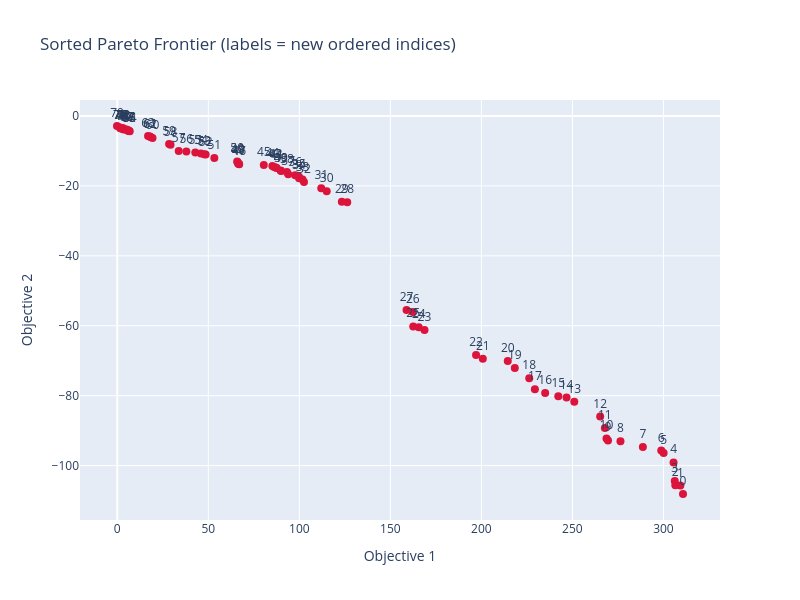
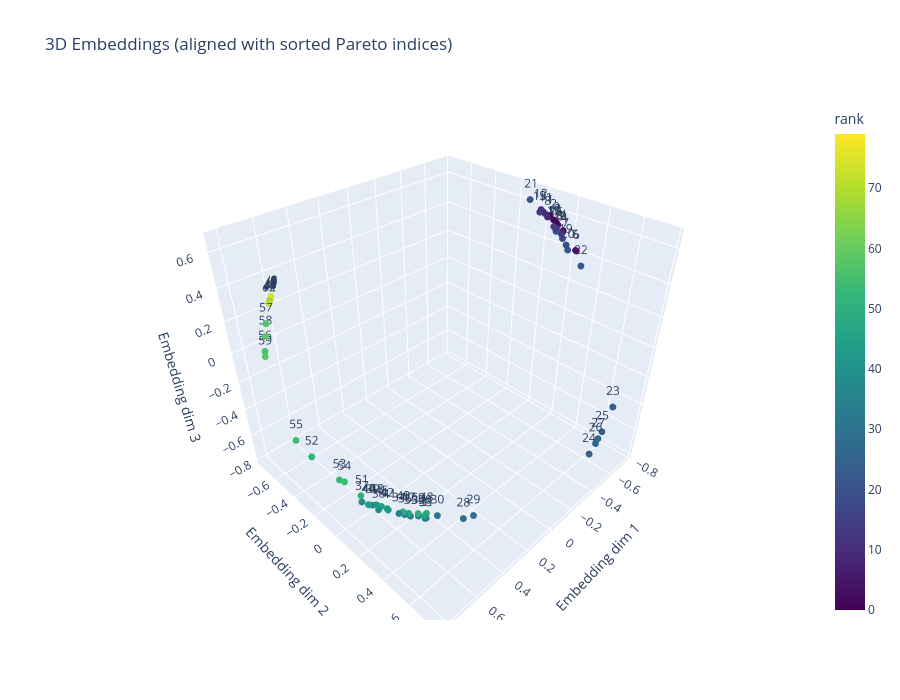

Notebook code cell kept with these figures, in order:
### Code cell
import numpy as np
import pandas as pd
import plotly.graph_objects as go

# --- assume you already have these numpy arrays ---
# returns: shape (N, 2)
# embeddings: shape (N, 3) or (N, D)
# example for testing:
# returns = np.random.rand(50, 2)
# embeddings = np.random.rand(50, 3)

# --- Sort lexicographically and keep mapping ---
sort_idx = np.lexsort(returns.T)
sorted_pf = returns[sort_idx]

# --- Build dataframe ---
df = pd.DataFrame({
    "obj1": sorted_pf[:, 0],
    "obj2": sorted_pf[:, 1],
    "rank": np.arange(len(sort_idx)),     # new ordered index
    "orig_idx": sort_idx                  # original index
})

# --- 2D Pareto frontier visualization ---
fig2d = go.Figure()

fig2d.add_trace(go.Scatter(
    x=df["obj1"],
    y=df["obj2"],
    mode="markers+text",
    text=df["rank"].astype(str),
    textposition="top center",
    marker=dict(size=8, color="crimson"),
    customdata=np.stack([df["rank"], df["orig_idx"]], axis=-1),
    hovertemplate=(
        "new idx (rank)=%{customdata[0]}<br>"
        "original idx=%{customdata[1]}<br>"
        "obj1=%{x:.3f}<br>"
        "obj2=%{y:.3f}<extra></extra>"
    ),
    name="Pareto (sorted)"
))

fig2d.update_layout(
    width=800, height=600,
    title="Sorted Pareto Frontier (labels = new ordered indices)",
    xaxis_title="Objective 1",
    yaxis_title="Objective 2"
)

fig2d.write_html("cheetah.html")
fig2d.show()


# --- 3D embeddings visualization aligned with sorted indices ---
emb3 = all_t_e100[:, :3]           # take first 3 dims if more
emb3_sorted = emb3[sort_idx]       # reorder same as returns

fig3d = go.Figure()

# points labeled by new sorted index
fig3d.add_trace(go.Scatter3d(
    x=emb3_sorted[:, 0],
    y=emb3_sorted[:, 1],
    z=emb3_sorted[:, 2],
    mode="markers+text",
    text=df["rank"].astype(str),
    textposition="top center",
    marker=dict(
        size=4,
        color=df["rank"],
        colorscale="Viridis",
        colorbar=dict(title="rank")
    ),
    customdata=np.stack([df["rank"], df["orig_idx"]], axis=-1),
    hovertemplate=(
        "new idx (rank)=%{customdata[0]}<br>"
        "original idx=%{customdata[1]}<br>"
        "x=%{x:.3f}<br>"
        "y=%{y:.3f}<br>"
        "z=%{z:.3f}<extra></extra>"
    ),
    name="Embeddings (sorted)"
))


fig3d.update_layout(
    width=900, height=700,
    title="3D Embeddings (aligned with sorted Pareto indices)",
    scene=dict(
        xaxis_title="Embedding dim 1",
        yaxis_title="Embedding dim 2",
        zaxis_title="Embedding dim 3"
    )
)

fig3d.write_html("cheetah_3d_embeddings.html")
fig3d.show()

### Figure 1 — Plotly figure (JSON) as saved in the notebook; plotly's stock layout.template omitted (floating-point values rounded to 4 significant figures; data arrays with more than 128 entries replaced by an {"elided": "..."} marker saying what was removed)
{"data": [{"customdata": {"elided": "80x2 int values"}, "hovertemplate": "new idx (rank)=%{customdata[0]}<br>original idx=%{customdata[1]}<br>obj1=%{x:.3f}<br>obj2=%{y:.3f}<extra></extra>", "marker": {"color": "crimson", "size": 8}, "mode": "markers+text", "name": "Pareto (sorted)", "text": ["0", "1", "2", "3", "4", "5", "6", "7", "8", "9", "10", "11", "12", "13", "14", "15", "16", "17", "18", "19", "20", "21", "22", "23", "24", "25", "26", "27", "28", "29", "30", "31", "32", "33", "34", "35", "36", "37", "38", "39", "40", "41", "42", "43", "44", "45", "46", "47", "48", "49", "50", "51", "52", "53", "54", "55", "56", "57", "58", "59", "60", "61", "62", "63", "64", "65", "66", "67", "68", "69", "70", "71", "72", "73", "74", "75", "76", "77", "78", "79"], "textposition": "top center", "type": "scatter", "x": [310.7, 309.3, 306.5, 306.2, 305.6, 300.1, 298.8, 288.7, 276.4, 269.6, 268.7, 267.8, 265.3, 251.0, 246.8, 242.2, 235.0, 229.4, 226.3, 218.4, 214.5, 200.8, 197.1, 168.7, 165.6, 162.6, 162.4, 158.9, 126.3, 123.3, 115.0, 112.0, 102.6, 101.8, 99.86, 99.8, 97.71, 93.89, 93.19, 89.96, 89.76, 87.55, 87.05, 86.13, 85.19, 80.47, 66.95, 66.84, 66.35, 66.13, 65.85, 53.3, 48.53, 47.77, 45.93, 42.86, 37.94, 33.75, 29.25, 28.46, 19.33, 18.18, 17.96, 16.89, 6.84, 6.401, 6.196, 5.958, 5.429, 5.055, 3.865, 3.245, 3.219, 2.724, 2.003, 1.969, 1.628, 1.621, 1.417, -0.1598], "y": [-108.1, -105.7, -105.6, -104.4, -99.1, -96.43, -95.72, -94.66, -93.07, -92.79, -92.22, -89.27, -85.97, -81.75, -80.54, -80.17, -79.24, -78.15, -75.02, -72.06, -70.11, -69.43, -68.35, -61.21, -60.4, -60.19, -56.06, -55.48, -24.66, -24.51, -21.52, -20.68, -18.85, -18.2, -17.77, -17.35, -16.96, -16.64, -16.03, -15.72, -15.59, -14.88, -14.72, -14.57, -14.31, -14.01, -13.81, -13.74, -13.58, -13.22, -13.01, -12.04, -11.02, -10.97, -10.72, -10.46, -10.17, -10.04, -8.244, -8.008, -6.276, -6.032, -5.863, -5.694, -4.337, -4.314, -4.279, -4.106, -4.102, -3.873, -3.828, -3.755, -3.536, -3.526, -3.507, -3.506, -3.498, -3.38, -3.301, -2.857]}], "layout": {"height": 600, "title": {"text": "Sorted Pareto Frontier (labels = new ordered indices)"}, "width": 800, "xaxis": {"title": {"text": "Objective 1"}}, "yaxis": {"title": {"text": "Objective 2"}}}}

### Figure 2 — Plotly figure (JSON) as saved in the notebook; plotly's stock layout.template omitted (floating-point values rounded to 4 significant figures; data arrays with more than 128 entries replaced by an {"elided": "..."} marker saying what was removed)
{"data": [{"customdata": {"elided": "80x2 int values"}, "hovertemplate": "new idx (rank)=%{customdata[0]}<br>original idx=%{customdata[1]}<br>x=%{x:.3f}<br>y=%{y:.3f}<br>z=%{z:.3f}<extra></extra>", "marker": {"color": [0, 1, 2, 3, 4, 5, 6, 7, 8, 9, 10, 11, 12, 13, 14, 15, 16, 17, 18, 19, 20, 21, 22, 23, 24, 25, 26, 27, 28, 29, 30, 31, 32, 33, 34, 35, 36, 37, 38, 39, 40, 41, 42, 43, 44, 45, 46, 47, 48, 49, 50, 51, 52, 53, 54, 55, 56, 57, 58, 59, 60, 61, 62, 63, 64, 65, 66, 67, 68, 69, 70, 71, 72, 73, 74, 75, 76, 77, 78, 79], "colorbar": {"title": {"text": "rank"}}, "colorscale": [[0, "#440154"], [0.1111, "#482878"], [0.2222, "#3e4989"], [0.3333, "#31688e"], [0.4444, "#26828e"], [0.5556, "#1f9e89"], [0.6667, "#35b779"], [0.7778, "#6ece58"], [0.8889, "#b5de2b"], [1, "#fde725"]], "size": 4}, "mode": "markers+text", "name": "Embeddings (sorted)", "text": ["0", "1", "2", "3", "4", "5", "6", "7", "8", "9", "10", "11", "12", "13", "14", "15", "16", "17", "18", "19", "20", "21", "22", "23", "24", "25", "26", "27", "28", "29", "30", "31", "32", "33", "34", "35", "36", "37", "38", "39", "40", "41", "42", "43", "44", "45", "46", "47", "48", "49", "50", "51", "52", "53", "54", "55", "56", "57", "58", "59", "60", "61", "62", "63", "64", "65", "66", "67", "68", "69", "70", "71", "72", "73", "74", "75", "76", "77", "78", "79"], "textposition": "top center", "type": "scatter3d", "x": [-0.7367, -0.7244, -0.7325, -0.7392, -0.7494, -0.7579, -0.7603, -0.7377, -0.7131, -0.705, -0.7211, -0.7098, -0.702, -0.6907, -0.7337, -0.7182, -0.727, -0.7289, -0.7171, -0.7297, -0.7251, -0.6776, -0.7462, -0.5664, -0.3588, -0.464, -0.4099, -0.4316, 0.3136, 0.2648, 0.4137, 0.4656, 0.4922, 0.4701, 0.5658, 0.5246, 0.545, 0.6903, 0.6404, 0.654, 0.6695, 0.6017, 0.6027, 0.6374, 0.6702, 0.6213, 0.4661, 0.5262, 0.4534, 0.5451, 0.4879, 0.6803, 0.7918, 0.7318, 0.7156, 0.8185, 0.7463, 0.682, 0.7118, 0.7569, 0.6057, 0.619, 0.6263, 0.6158, 0.6199, 0.6183, 0.6148, 0.6204, 0.6109, 0.6063, 0.6099, 0.6251, 0.6142, 0.6095, 0.6118, 0.6084, 0.6088, 0.6094, 0.6034, 0.6104], "y": [0.1191, 0.07813, 0.1024, 0.1296, 0.1624, 0.2532, 0.2578, 0.1621, 0.07386, 0.04458, 0.1252, 0.05641, 0.03325, 0.03416, 0.1629, 0.1188, 0.1322, 0.1778, 0.1374, 0.2058, 0.2228, -0.02986, 0.3088, 0.7498, 0.7659, 0.7642, 0.7667, 0.7652, 0.4357, 0.4667, 0.3324, 0.2959, 0.2625, 0.2929, 0.1854, 0.2337, 0.209, 0.02403, 0.1024, 0.07053, 0.05476, 0.1385, 0.1318, 0.08443, 0.05356, 0.1055, 0.2854, 0.2207, 0.2867, 0.1972, 0.2567, 0.006852, -0.2566, -0.1061, -0.08312, -0.3486, -0.6518, -0.7085, -0.6824, -0.6397, -0.7495, -0.7445, -0.7418, -0.746, -0.7445, -0.7452, -0.7466, -0.7443, -0.7481, -0.7498, -0.7485, -0.7425, -0.7468, -0.7486, -0.7479, -0.7491, -0.749, -0.7488, -0.7509, -0.7484], "z": [0.5489, 0.583, 0.5636, 0.5395, 0.5125, 0.4193, 0.4165, 0.5019, 0.5773, 0.6023, 0.5275, 0.5936, 0.6121, 0.6006, 0.4972, 0.532, 0.5253, 0.4762, 0.5102, 0.4459, 0.4225, 0.6596, 0.3464, -0.3125, -0.524, -0.424, -0.4772, -0.4552, -0.7831, -0.772, -0.7612, -0.769, -0.7566, -0.7698, -0.7393, -0.7546, -0.7461, -0.6756, -0.7164, -0.6935, -0.6904, -0.7205, -0.7141, -0.6936, -0.6897, -0.702, -0.7578, -0.7417, -0.7473, -0.7331, -0.7461, -0.6471, -0.4578, -0.5694, -0.5799, -0.3802, 0.02453, 0.1475, 0.09069, 0.001154, 0.2642, 0.2463, 0.2364, 0.2509, 0.2454, 0.2477, 0.2524, 0.2447, 0.2578, 0.2639, 0.2591, 0.2384, 0.2533, 0.2596, 0.2567, 0.2612, 0.2607, 0.2599, 0.2679, 0.2586]}], "layout": {"height": 700, "scene": {"xaxis": {"title": {"text": "Embedding dim 1"}}, "yaxis": {"title": {"text": "Embedding dim 2"}}, "zaxis": {"title": {"text": "Embedding dim 3"}}}, "title": {"text": "3D Embeddings (aligned with sorted Pareto indices)"}, "width": 900}}
